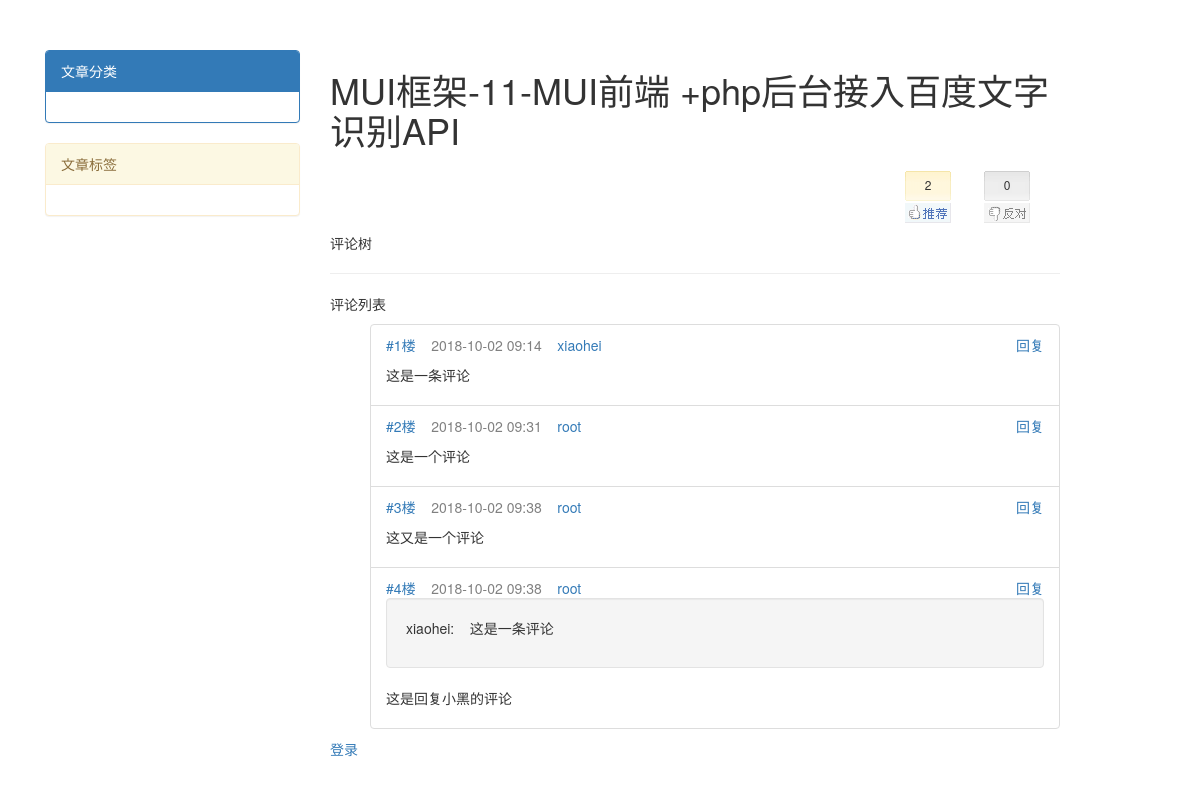
The app's page /blog/朕/article/2/ with its own data.
### app01/models.py (models this page shows, shortened)
class Article(models.Model):
    nid = models.AutoField(primary_key=True)
    title = models.CharField(max_length=50, verbose_name="文章标题")  # 文章标题
    desc = models.CharField(max_length=255)  # 文章描述
    create_time = models.DateTimeField(auto_now_add=True)  # 创建时间
    comment_count = models.IntegerField(verbose_name="评论数", default=0)
    up_count = models.IntegerField(verbose_name="点赞数", default=0)
    down_count = models.IntegerField(verbose_name="踩", default=0)
    category = models.ForeignKey(to="Category", to_field="nid", null=True)
    user = models.ForeignKey(to="UserInfo", to_field="nid")
    tags = models.ManyToManyField(  # 中介模型
        to="Tag",
        through="Article2Tag",
        through_fields=("article", "tag"),  # 注意顺序！！！
    )
    class Meta:
        verbose_name = "文章"
        verbose_name_plural = verbose_name

class Comment(models.Model):
    nid = models.AutoField(primary_key=True)
    article = models.ForeignKey(to="Article", to_field="nid")
    user = models.ForeignKey(to="UserInfo", to_field="nid")
    content = models.CharField(max_length=255)  # 评论内容
    create_time = models.DateTimeField(auto_now_add=True)
    parent_comment = models.ForeignKey("self", null=True, blank=True)   # 在Django admin里面可以不填
    class Meta:
        verbose_name = "评论"
        verbose_name_plural = verbose_name

class UserInfo(AbstractUser):
    nid = models.AutoField(primary_key=True)
    phone = models.CharField(max_length=11, null=True, unique=True, verbose_name="手机号")
    avatar = models.FileField(upload_to="avatars/", default="avatars/default.png", verbose_name="头像")
    create_time = models.DateTimeField(auto_now_add=True)
    blog = models.OneToOneField(to="Blog", to_field="nid", null=True)
    class Meta:
        verbose_name = "用户"
        verbose_name_plural = verbose_name

### app01/views.py (the view)
# urls.py: url(r'(\w+)/(tag|category|archive)/(.+)/', views.home),  # 个人详情页面 home(request, username, tag, 'python')
def home(request, username):
    article_list = []
    user = models.UserInfo.objects.filter(username=username).first()
    if not user:
        return HttpResponse("404")
    blog = user.blog
    articles = models.Article.objects.filter(user=user)
    for i in articles:
        article_list.append(i)
    article_list.reverse()
    category_list = models.Category.objects.filter(blog=blog).annotate(c=Count("article")).values("title", "c")
    tag_list = models.Tag.objects.filter(blog=blog).annotate(c=Count("article")).values("title", "c")
    archive_list = models.Article.objects.filter(user=user).extra(
        select={"archive_ym": "date_format(create_time,'%%Y-%%m')"}
    ).values("archive_ym").annotate(c=Count("nid")).values("archive_ym", "c")
    return render(request, "home.html", {
        "username": username,
        "blog": blog,
        "article_list": article_list,
    })

### app01/templatetags/my_tags.py (called while the page is built)
@register.inclusion_tag("left_menu.html")
def get_left_menu(username):
    user = models.UserInfo.objects.filter(username=username).first()
    blog = user.blog
    category_list = models.Category.objects.filter(blog=blog).annotate(c=Count("article")).values("title", "c")
    tag_list = models.Tag.objects.filter(blog=blog).annotate(c=Count("article")).values("title", "c")
    archive_list = models.Article.objects.filter(user=user).extra(
        select={"archive_ym": "date_format(create_time,'%%Y-%%m')"}
    ).values("archive_ym").annotate(c=Count("nid")).values("archive_ym", "c")
    return {
        "category_list": category_list,
        "tag_list": tag_list,
        "archive_list": archive_list
    }

### app01/views.py (called while the page is built)
def article_detail(request, username, pk):
    user = models.UserInfo.objects.filter(username=username).first()
    if not user:
        return HttpResponse("404")
    blog = user.blog
    article_obj = models.Article.objects.filter(pk=pk).first()
    comment_list = models.Comment.objects.filter(article_id=pk)
    return render(
        request,
        "article_detail.html",
        {
            "username": username,
            "article": article_obj,
            "blog": blog,
            "comment_list": comment_list,
        }
    )

### templates/article_detail.html (shortened to what this page needs)
{% extends 'base.html' %}
{% block page-main %}
    <div class="article-detail">
        <h1>{{ article.title }}</h1>
    </div>
    <div class="poll clearfix">
        <div id="div_digg">
            <div class="diggit action">
                <span class="diggnum" id="digg_count">{{ article.up_count }}</span>
            </div>
            <div class="buryit action">
                <span class="burynum" id="bury_count">{{ article.down_count }}</span>
            </div>
        </div>
    </div>
    <p>评论树</p>
    <hr>
    <p>评论列表</p>
    <ul class="comment_list">
        {% for comment in comment_list %}
            <li class="list-group-item">
                <div>
                    <a href="">#{{ forloop.counter }}楼</a> &nbsp;&nbsp;
                    <span style="color: gray">{{ comment.create_time|date:"Y-m-d H:i" }}</span> &nbsp;&nbsp;
                    <a href=""><span>{{ comment.user.username }}</span></a>
                    <a class="pull-right reply_btn" username="{{ comment.user.username }}"
                       comment_pk="{{ comment.pk }}"><span>回复</span></a>
                </div>
                {% if comment.parent_comment_id %}
                    <div class="pid_info well">
                        <p> {{ comment.parent_comment.user.username }}:
                            &nbsp;&nbsp;&nbsp;{{ comment.parent_comment.content }} </p>
                    </div>
                {% endif %}
                <div class="con">
                    <p>
                        {{ comment.content }}
                    </p>
                </div>
            </li>
        {% endfor %}
    </ul>
    {% if request.user.username %}
        <div class="div_comment">
            <p>昵称：<input type="text" id="tbCommentAuthor" class="author" disabled="disabled" size="50"
                         value="{{ request.user.username }}"></p>
            <p>评论内容</p>
            <textarea name="" id="comment_content" cols="60" rows="10"></textarea>
            <p>
                <button id="comment_btn">提交评论</button>
            </p>
        </div>
    {% else %}
        <a href="/login/">登录</a>
    {% endif %}
{% endblock %}

### static/mystyle.css (style rules this page uses)
#div_digg { float: right; margin-bottom: 10px; margin-right: 30px; font-size: 12px; width: 125px; text-align: center; margin-top: 10px; }
.diggit { float: left; width: 46px; height: 52px; background: url("/static/img/upup.gif") no-repeat; text-align: center; cursor: pointer; margin-top: 2px; padding-top: 5px; }
.buryit { float: right; margin-left: 20px; width: 46px; height: 52px; background: url("/static/img/downdown.gif") no-repeat; text-align: center; cursor: pointer; margin-top: 2px; padding-top: 5px; }
.list-group-item .con { margin-top: 10px; }

### records on screen
Article: title "MUI框架-11-MUI前端 +php后台接入百度文字识别API", up_count "2", down_count "0"
Comment: create_time "2018-10-02 09:14", user.username "xiaohei", content "这是一条评论"
Comment: create_time "2018-10-02 09:31", user.username "root", content "这是一个评论"
Comment: create_time "2018-10-02 09:38", user.username "root", content "这又是一个评论"
Comment: create_time "2018-10-02 09:38", user.username "root", parent_comment.user.username "xiaohei", parent_comment.content "这是一条评论", content "这是回复小黑的评论"
